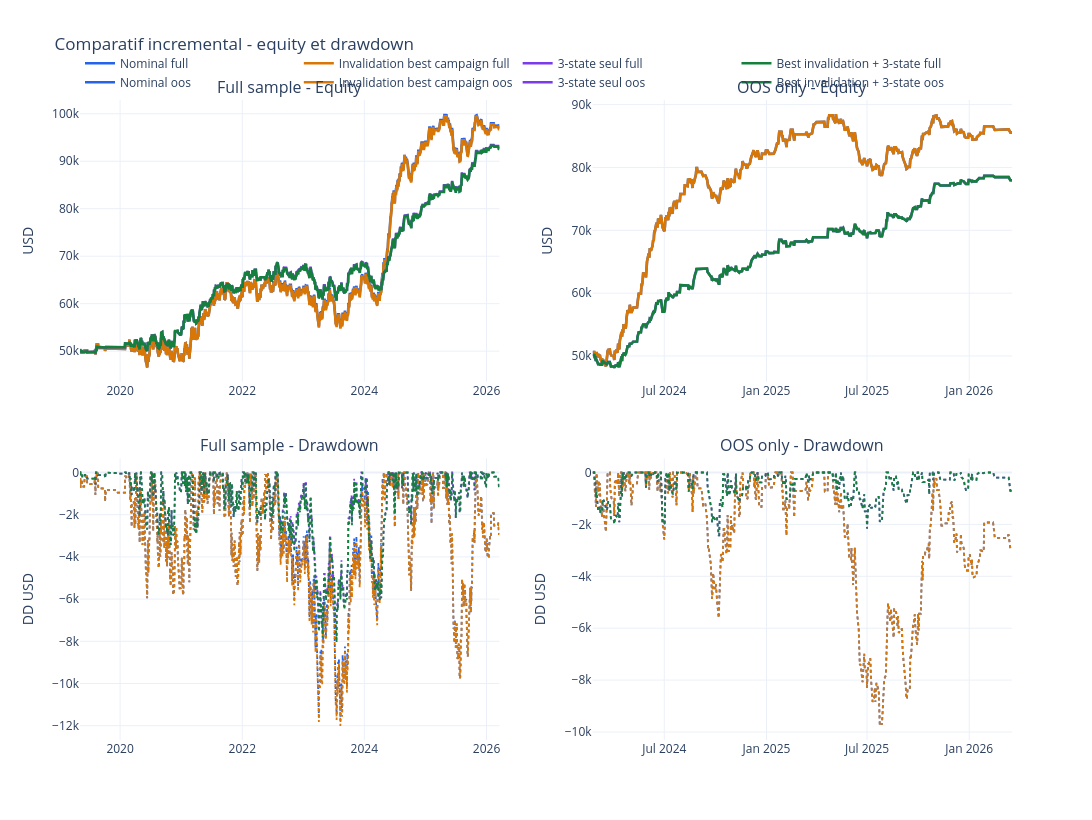

Source (notebook cell):
### Markdown cell above
## 6. Courbes de Capital

La lecture client doit voir:

- la courbe historique complete,
- la courbe OOS seule,
- le drawdown associe.

### Code cell
fig = make_subplots(
    rows=2,
    cols=2,
    subplot_titles=("Full sample - Equity", "OOS only - Equity", "Full sample - Drawdown", "OOS only - Drawdown"),
    horizontal_spacing=0.1,
    vertical_spacing=0.12,
)

for label, curve, color in [
    ("Nominal", baseline_curve, "#2563eb"),
    ("Invalidation best campaign", invalidation_curve, "#d97706"),
    ("3-state seul", sizing_only_curve, "#7c3aed"),
    ("Best invalidation + 3-state", variant_curve, "#15803d"),
]:
    fig.add_trace(go.Scatter(x=curve["session_date"], y=curve["equity"], mode="lines", name=f"{label} full", line=dict(width=2.6, color=color)), row=1, col=1)
    fig.add_trace(go.Scatter(x=curve["session_date"], y=curve["drawdown_usd"], mode="lines", name=f"{label} full DD", showlegend=False, line=dict(width=1.8, color=color, dash="dot")), row=2, col=1)

for label, curve, color in [
    ("Nominal", baseline_curve_oos, "#2563eb"),
    ("Invalidation best campaign", invalidation_curve_oos, "#d97706"),
    ("3-state seul", sizing_only_curve_oos, "#7c3aed"),
    ("Best invalidation + 3-state", variant_curve_oos, "#15803d"),
]:
    fig.add_trace(go.Scatter(x=curve["session_date"], y=curve["equity"], mode="lines", name=f"{label} oos", line=dict(width=2.6, color=color)), row=1, col=2)
    fig.add_trace(go.Scatter(x=curve["session_date"], y=curve["drawdown_usd"], mode="lines", name=f"{label} oos DD", showlegend=False, line=dict(width=1.8, color=color, dash="dot")), row=2, col=2)

fig.update_layout(template=PLOT_TEMPLATE, width=1250, height=820, title="Comparatif incremental - equity et drawdown", legend=dict(orientation="h", y=1.08))
fig.update_yaxes(title_text="USD", row=1, col=1)
fig.update_yaxes(title_text="USD", row=1, col=2)
fig.update_yaxes(title_text="DD USD", row=2, col=1)
fig.update_yaxes(title_text="DD USD", row=2, col=2)
fig.show()

### Figure 1 — Plotly figure (JSON) as saved in the notebook; plotly's stock layout.template omitted (floating-point values rounded to 4 significant figures; data arrays with more than 128 entries replaced by an {"elided": "..."} marker saying what was removed)
{"data": [{"line": {"color": "#2563eb", "width": 2.6}, "mode": "lines", "name": "Nominal full", "type": "scatter", "x": {"elided": "1747 str values"}, "xaxis": "x", "y": {"elided": "1747 float values"}, "yaxis": "y"}, {"line": {"color": "#2563eb", "dash": "dot", "width": 1.8}, "mode": "lines", "name": "Nominal full DD", "showlegend": false, "type": "scatter", "x": {"elided": "1747 str values"}, "xaxis": "x3", "y": {"elided": "1747 float values"}, "yaxis": "y3"}, {"line": {"color": "#d97706", "width": 2.6}, "mode": "lines", "name": "Invalidation best campaign full", "type": "scatter", "x": {"elided": "1747 str values"}, "xaxis": "x", "y": {"elided": "1747 float values"}, "yaxis": "y"}, {"line": {"color": "#d97706", "dash": "dot", "width": 1.8}, "mode": "lines", "name": "Invalidation best campaign full DD", "showlegend": false, "type": "scatter", "x": {"elided": "1747 str values"}, "xaxis": "x3", "y": {"elided": "1747 float values"}, "yaxis": "y3"}, {"line": {"color": "#7c3aed", "width": 2.6}, "mode": "lines", "name": "3-state seul full", "type": "scatter", "x": {"elided": "1747 str values"}, "xaxis": "x", "y": {"elided": "1747 float values"}, "yaxis": "y"}, {"line": {"color": "#7c3aed", "dash": "dot", "width": 1.8}, "mode": "lines", "name": "3-state seul full DD", "showlegend": false, "type": "scatter", "x": {"elided": "1747 str values"}, "xaxis": "x3", "y": {"elided": "1747 float values"}, "yaxis": "y3"}, {"line": {"color": "#15803d", "width": 2.6}, "mode": "lines", "name": "Best invalidation + 3-state full", "type": "scatter", "x": {"elided": "1747 str values"}, "xaxis": "x", "y": {"elided": "1747 float values"}, "yaxis": "y"}, {"line": {"color": "#15803d", "dash": "dot", "width": 1.8}, "mode": "lines", "name": "Best invalidation + 3-state full DD", "showlegend": false, "type": "scatter", "x": {"elided": "1747 str values"}, "xaxis": "x3", "y": {"elided": "1747 float values"}, "yaxis": "y3"}, {"line": {"color": "#2563eb", "width": 2.6}, "mode": "lines", "name": "Nominal oos", "type": "scatter", "x": {"elided": "525 str values"}, "xaxis": "x2", "y": {"elided": "525 float values"}, "yaxis": "y2"}, {"line": {"color": "#2563eb", "dash": "dot", "width": 1.8}, "mode": "lines", "name": "Nominal oos DD", "showlegend": false, "type": "scatter", "x": {"elided": "525 str values"}, "xaxis": "x4", "y": {"elided": "525 float values"}, "yaxis": "y4"}, {"line": {"color": "#d97706", "width": 2.6}, "mode": "lines", "name": "Invalidation best campaign oos", "type": "scatter", "x": {"elided": "525 str values"}, "xaxis": "x2", "y": {"elided": "525 float values"}, "yaxis": "y2"}, {"line": {"color": "#d97706", "dash": "dot", "width": 1.8}, "mode": "lines", "name": "Invalidation best campaign oos DD", "showlegend": false, "type": "scatter", "x": {"elided": "525 str values"}, "xaxis": "x4", "y": {"elided": "525 float values"}, "yaxis": "y4"}, {"line": {"color": "#7c3aed", "width": 2.6}, "mode": "lines", "name": "3-state seul oos", "type": "scatter", "x": {"elided": "525 str values"}, "xaxis": "x2", "y": {"elided": "525 float values"}, "yaxis": "y2"}, {"line": {"color": "#7c3aed", "dash": "dot", "width": 1.8}, "mode": "lines", "name": "3-state seul oos DD", "showlegend": false, "type": "scatter", "x": {"elided": "525 str values"}, "xaxis": "x4", "y": {"elided": "525 float values"}, "yaxis": "y4"}, {"line": {"color": "#15803d", "width": 2.6}, "mode": "lines", "name": "Best invalidation + 3-state oos", "type": "scatter", "x": {"elided": "525 str values"}, "xaxis": "x2", "y": {"elided": "525 float values"}, "yaxis": "y2"}, {"line": {"color": "#15803d", "dash": "dot", "width": 1.8}, "mode": "lines", "name": "Best invalidation + 3-state oos DD", "showlegend": false, "type": "scatter", "x": {"elided": "525 str values"}, "xaxis": "x4", "y": {"elided": "525 float values"}, "yaxis": "y4"}], "layout": {"annotations": [{"font": {"size": 16}, "showarrow": false, "text": "Full sample - Equity", "x": 0.225, "xanchor": "center", "xref": "paper", "y": 1, "yanchor": "bottom", "yref": "paper"}, {"font": {"size": 16}, "showarrow": false, "text": "OOS only - Equity", "x": 0.775, "xanchor": "center", "xref": "paper", "y": 1, "yanchor": "bottom", "yref": "paper"}, {"font": {"size": 16}, "showarrow": false, "text": "Full sample - Drawdown", "x": 0.225, "xanchor": "center", "xref": "paper", "y": 0.44, "yanchor": "bottom", "yref": "paper"}, {"font": {"size": 16}, "showarrow": false, "text": "OOS only - Drawdown", "x": 0.775, "xanchor": "center", "xref": "paper", "y": 0.44, "yanchor": "bottom", "yref": "paper"}], "height": 820, "legend": {"orientation": "h", "y": 1.08}, "title": {"text": "Comparatif incremental - equity et drawdown"}, "width": 1250, "xaxis": {"anchor": "y", "domain": [0, 0.45]}, "xaxis2": {"anchor": "y2", "domain": [0.55, 1]}, "xaxis3": {"anchor": "y3", "domain": [0, 0.45]}, "xaxis4": {"anchor": "y4", "domain": [0.55, 1]}, "yaxis": {"anchor": "x", "domain": [0.56, 1], "title": {"text": "USD"}}, "yaxis2": {"anchor": "x2", "domain": [0.56, 1], "title": {"text": "USD"}}, "yaxis3": {"anchor": "x3", "domain": [0, 0.44], "title": {"text": "DD USD"}}, "yaxis4": {"anchor": "x4", "domain": [0, 0.44], "title": {"text": "DD USD"}}}}
